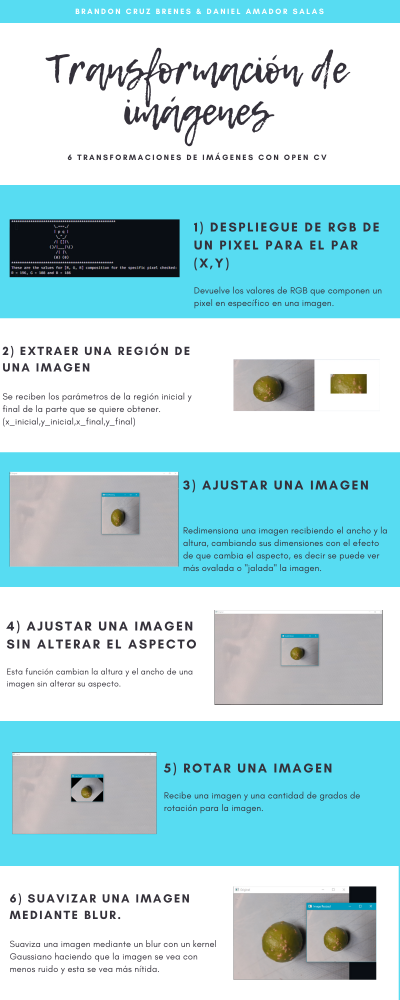
#> input picture Transformations/img/infografia.png, 800 x 2000 px (shown at 1/2 size)
$ python -i functions.py   (imports and definitions only)
#> lines starting #> are read from the running program, lines starting #| are printed output that depends on the picture

# Import libraries
import cv2
import imutils as imutils


class Transformations:
    #? Constructor
    def __init__(self, imagePath):
#> called with imagePath = '../img/infografia.png'
        self.imagePath = imagePath
        self.img = cv2.imread(imagePath)
#> self.img is the input picture: shape (2000, 800, 3); mean B, G, R 224.8, 217.3, 173.8

    #? 1) Deploy a RGB for an specific pixel given by the user.
    def getPixelRGB(self, posX, posY):
        (B, G, R) = self.img[posX, posY]
        print("These are the values for [R, G, B] composition for the specific pixel checked: \nR = {}, G = {} and B = {}".format(R, G, B))

    #? 2) Extract a region of interest using coordinates given by the user.
    def getROI(self, initX, initY, endX, endY):
        roi = self.img[initY: endY, initX: endX];
        self.showImg('ROI Request', roi)

    #? 3) Allow to adjust the size of an image requesting a new
    #  dimension in pixels and display the resulting image
    def getImageResize(self, width, height):
        resized = cv2.resize(self.img, (width, height))
        self.showImg('Fixed Resizing', resized)

    #? 4) Resize an image but without altering the appearance
    def getImageResizeWithoutAltheringAppearance(self, image):
        resized = imutils.resize(image, width=300)
        self.showImg("Image Resized", resized)

    #? 5) Rotate an image the number of degrees required
    def getImageRotation(self, degrees):
        image = imutils.resize(self.img, width=800)
        rotated = imutils.rotate(image, degrees)
        self.showImg('Rotated image', rotated)


    #? 6) Smoothing an image using Gaussian Blur
    def getGaussianBlurImage(self):
        blurred = cv2.GaussianBlur(self.img, (11, 11), 0)
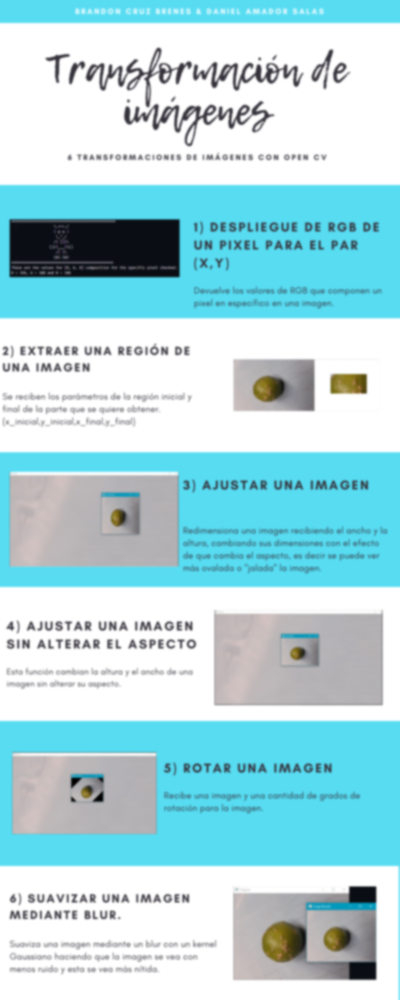
#> blurred: shape (2000, 800, 3) (shown at 1/2 size); mean B, G, R 224.8, 217.3, 173.8
        image = imutils.resize(blurred, width=800)
        self.showImg('Blurred image', image)

    #? Simple method to show a image.
    def showImg(self, label, image):
        resized = imutils.resize(image, width=800)
        cv2.imshow('Original', resized)
        cv2.imshow(label, image)
        cv2.waitKey(0)

>>> result = Transformations('../img/infografia.png').getGaussianBlurImage()
